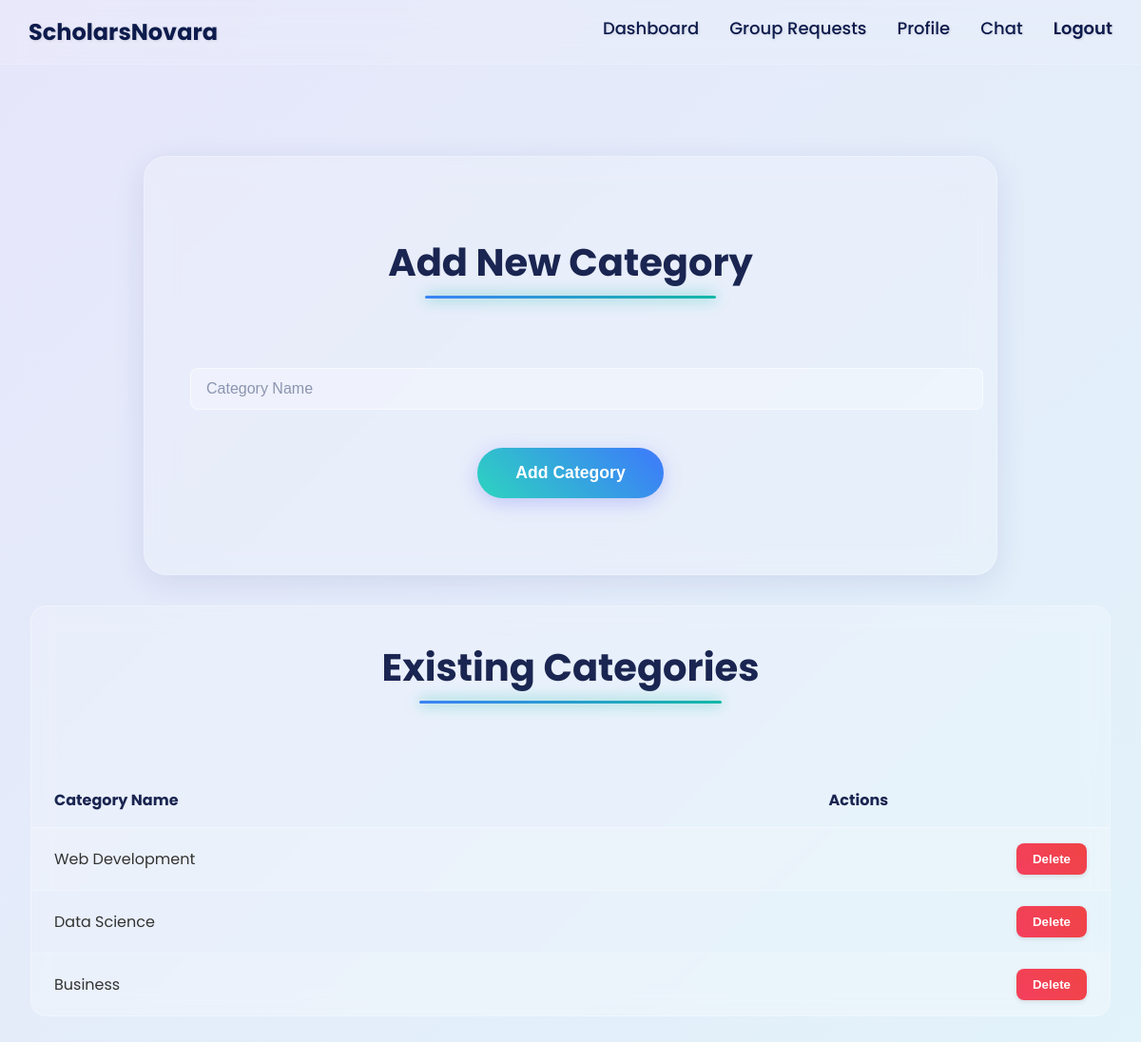
Page /admin/categories (signed in) on the committed database.
### models.py (models this page shows, shortened)
class Category(db.Model):
    id = db.Column(db.Integer, primary_key=True)
    name = db.Column(db.String(100), unique=True, nullable=False)
    courses = db.relationship('Course', backref='category', lazy=True)

### admin_routes.py (the view)
@admin_bp.route('/categories', methods=['GET'])
def manage_categories():
    categories = Category.query.all()
    return render_template('admin/manage_categories.html', categories=categories)

### admin_routes.py (called while the page is built)
@admin_bp.before_request
@login_required
def before_request():
    if current_user.role != 'admin':
        abort(403)

### templates/admin/manage_categories.html (shortened to what this page needs)
{% extends "base.html" %}
{% block content %}
<div class="admin-container">
    <div class="form-container-glassy">
        <div class="form-header">
            <h2 class="form-title">Add New Category</h2>
        </div>
        <form action="{{ url_for('admin.add_category') }}" method="post">
            <div class="form-group">
                <input type="text" name="name" placeholder="Category Name" required class="input-glassy">
            </div>
            <div class="form-actions">
                <button type="submit" class="btn-primary-glass">Add Category</button>
            </div>
        </form>
    </div>
    <div class="glassy-table-wrapper" style="margin-top: 2rem;">
        <div class="form-header">
            <h2 class="form-title">Existing Categories</h2>
        </div>
        <div class="glassy-table">
             <div class="table-header" style="grid-template-columns: 3fr 1fr;">
                <div class="table-cell">Category Name</div>
                <div class="table-cell">Actions</div>
            </div>
            {% for category in categories %}
            <div class="table-row-card">
                <div class="table-row" style="grid-template-columns: 3fr 1fr;">
                    <div class="table-cell" data-label="Category Name">{{ category.name }}</div>
                    <div class="table-cell action-buttons-container" data-label="Actions">
                        <form action="{{ url_for('admin.delete_category', category_id=category.id) }}" method="post" style="display: inline;">
                            <button type="submit" class="btn-action btn-action-negative">Delete</button>
                        </form>
                    </div>
                </div>
            </div>
            {% else %}
            <div class="glass-card full-width-card"><p>No categories found.</p></div>
            {% endfor %}
        </div>
    </div>
</div>
{% endblock %}

### static/css/forms.css (style rules this page uses)
.form-container-glassy { background: rgba(255, 255, 255, 0.15); backdrop-filter: blur(15px); -webkit-backdrop-filter: blur(15px); border: 1px solid rgba(255, 255, 255, 0.25); border-radius: 24px; padding: 3rem 3rem 5rem; max-width: 800px; margin: 2rem auto; box-shadow: 0 8px 32px rgba(31, 38, 135, 0.1); min-height: auto; }
.form-header { text-align: center; margin-bottom: 2.5rem; }
.form-title { font-size: 2.5rem; font-weight: 700; color: #1a2551; display: inline-block; position: relative; padding-bottom: 0.5rem; }
.form-title::after { content: ''; position: absolute; bottom: 0; left: 10%; right: 10%; height: 3px; background: linear-gradient(90deg, #3b82f6, #14b8a6); box-shadow: 0 0 15px #14b8a6; border-radius: 2px; }
.form-group { display: flex; flex-direction: column; }
.input-glassy { background: rgba(255, 255, 255, 0.3); border: 1px solid transparent; border-image: linear-gradient(to right, #3b82f6, #14b8a6) 1; border-radius: 16px; padding: 1rem 1.25rem; color: #1a2551; font-size: 1rem; transition: all 0.3s ease; }
.input-glassy::placeholder { color: rgba(74, 85, 125, 0.6); transition: opacity 0.3s ease; }
.btn-primary-glass { background-image: linear-gradient(45deg, #2dd4bf, #3b82f6, #a855f7); background-size: 200% auto; border: none; border-radius: 9999px; color: #fff; font-weight: 700; font-size: 1.1rem; padding: 1rem 2.5rem; cursor: pointer; transition: all 0.4s ease; box-shadow: 0 5px 20px rgba(99, 102, 241, 0.3); animation: pulse-off 2s infinite; }
.form-actions { display: flex; justify-content: center; gap: 1.5rem; margin-top: 2.5rem; grid-column: 1 / -1; }
.btn-action { padding: 0.5rem 1rem; border-radius: 8px; font-weight: 600; cursor: pointer; transition: all 0.3s ease; border: 1px solid transparent; box-shadow: 0 2px 5px rgba(0,0,0,0.1); }
.btn-action-negative { background: linear-gradient(45deg, #f43f5e, #ef4444); color: white; }
.action-buttons-container { display: flex; gap: 0.75rem; justify-content: flex-end; flex-wrap: wrap; }

### static/css/admin_dashboard.css (style rules this page uses)
body.admin-page { font-family: 'Poppins', sans-serif; background-color: #f0f8ff; background: linear-gradient( -45deg, #f5f5f5, #f8f8ff, #e0f7fa, #e6e6fa ); background-size: 400% 400%; animation: gradientBG 20s ease infinite; color: #333; position: relative; overflow-x: hidden; margin: 0; padding: 0; }
.admin-container { max-width: 1200px; margin: 2rem auto; padding: 2rem; position: relative; z-index: 1; }
.form-group { margin-bottom: 1.25rem; }
.form-group input, .form-group select { width: 100%; padding: 0.75rem 1rem; border-radius: 8px; border: 1px solid rgba(255, 255, 255, 0.5); background: rgba(255, 255, 255, 0.3); color: #1a2551; font-size: 1rem; transition: all 0.3s ease; }
.glassy-table-wrapper { background: rgba(255, 255, 255, 0.2); backdrop-filter: blur(12px); border: 1px solid rgba(255, 255, 255, 0.3); border-radius: 16px; overflow: hidden; }
.glassy-table .table-header, .glassy-table .table-row { display: grid; grid-template-columns: 2fr 2fr 1fr 1fr 2fr; align-items: center; padding: 1rem 1.5rem; }
.glassy-table .table-header { font-weight: 700; color: #1a2551; border-bottom: 1px solid rgba(255, 255, 255, 0.4); }
.table-row-card { border-bottom: 1px solid rgba(255, 255, 255, 0.2); }
.table-row-card:last-child { border-bottom: none; }
.table-row-card:nth-child(even) { background: rgba(255, 255, 255, 0.1); }

### rows in the picture
Category: name "Web Development"
Category: name "Data Science"
Category: name "Business"
